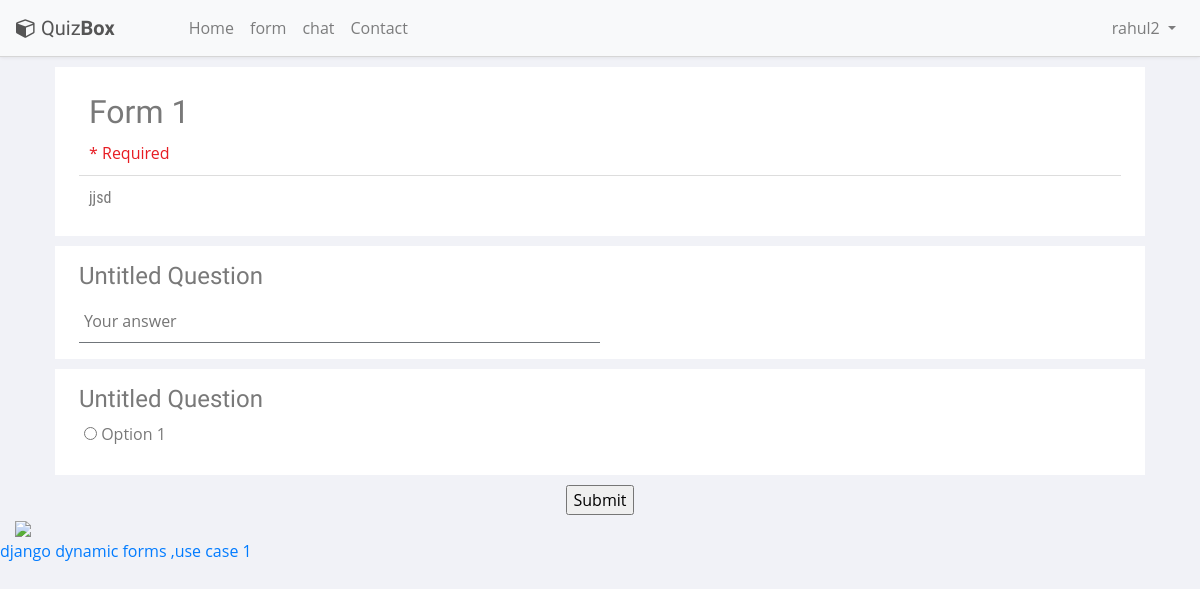
Page /7e6b59d8086f4cd8a01a1abc3fe139/view_exam (signed in) on the committed database.
### forms/models.py (models this page shows)
class Exam(models.Model):
    uuid = models.CharField(max_length=30)
    title = models.CharField(max_length=100)
    desc = models.CharField(max_length=300)
    owner = models.ForeignKey(User,on_delete=models.CASCADE,related_name="owner")
    email = models.EmailField(null=True)
    questions = models.ManyToManyField(Question, related_name="questions")
    is_publish = models.BooleanField(default=False)
    view_score = models.BooleanField(default=False)
    createdAt = models.DateTimeField(auto_now_add=True)
    updatedAt = models.DateTimeField(auto_now=True)

class Question(models.Model):
    ques = models.CharField(max_length=1000)
    req = models.BooleanField(default=False)
    key = models.CharField(max_length=1000,null=True)
    q_type = models.CharField(max_length=30)
    options = models.ManyToManyField(Options,related_name="options")
    points = models.IntegerField(null=True)

class Options(models.Model):
    optn = models.CharField(max_length=1000)
    is_correct = models.BooleanField(default=False)

### forms/views.py (the view)
# urls.py: path('<str:id>/view_exam',views.view_exam,name='view_exam'),
def view_exam(request,id):
    form = Exam.objects.filter(uuid=id)
    print("here is the error")
    if form.count() == 0:
        return HttpResponse("exam form not found")
    else:
        form = form[0]
    return render(request,"view_exam.html",context={"form":form})

### templates/view_exam.html (shortened to what this page needs)
{% extends "base.html" %}
{% load static %}
{% block script %}
<link rel="stylesheet" href="{% static 'css/form_style.css' %}">
{% endblock %}
{% block content %}
<div class="container-fluid">
    <form action="{% url 'submit_exam' form.uuid %}" class="container" method="POST" autocomplete="off">
        <div class="margin-top-bottom box question-box">
            <div class="form-title-box">
                <h1 class="form-title txtClr">{{form.title}}</h1>
                <p class="required-info">* Required</p>
            </div>
            <div class="form-description txtClr">{{form.desc}}</div>
        </div>
        {% for question in form.questions.all %}
        <div class="margin-top-bottom box question-box">
            <h1 class="question-title txtClr">{{question.ques}} {% if question.req %}<span class="require-star">*</span>{% endif %}</h1>
            {% if question.q_type == "sa" %}
                <input type="text" name="{{question.id}}" class="short-answer textarea-adjust" placeholder = "Your answer" {% if question.req %} required {% endif %}>
                {% elif question.q_type == "la" %}
                <textarea name="{{question.id}}" placeholder="Your answer" class="long-answer textarea-adjust" {% if question.req %} required {% endif %}></textarea>
                {% elif question.q_type == "mcq" %}
                {% for choice in question.options.all %}
                <div class="multiple-choice">
                    <input type="radio" name="{{question.id}}" id="{{choice.id}}" {% if question.req %} required {% endif %} value="{{choice.id}}">
                    <label for="{{choice.id}}" class="txtClr">{{choice.optn}}</label>
                </div>
                {% endfor %}
            {% endif %}
        </div>
        {% endfor %}
        <div class="text-center">
            <input type="submit" value="Submit">
          </div>
    </form>
    <img src="{% url 'video' %}" width="50%">
</div>
{% endblock %}

### templates/base.html (shortened to what this page needs)
{% load static %}
<!DOCTYPE html>
<html lang="en">
<head>
<link rel="stylesheet" href="https://stackpath.bootstrapcdn.com/bootstrap/4.5.0/css/bootstrap.min.css">
<link rel="stylesheet" href="https://maxcdn.bootstrapcdn.com/font-awesome/4.7.0/css/font-awesome.min.css">
<link rel="stylesheet" href="{% static 'css/navbar.css' %}">
<link rel="stylesheet" href="{% static 'css/style.css' %}">
<link rel="stylesheet" href="{% static 'css/profile.css' %}">
{% block script %}{% endblock %}
</head>
<body>
<nav class="navbar navbar-expand-xl navbar-light bg-light">
	<a href="#" class="navbar-brand"><i class="fa fa-cube"></i>Quiz<b>Box</b></a>
	<div id="navbarCollapse" class="collapse navbar-collapse justify-content-start">
		<div class="navbar-nav">
			<a href="/" class="nav-item nav-link active">Home</a>
			<a href="{% url 'form' %}" class="nav-item nav-link">form</a>
			<a href="#" class="nav-item nav-link">chat</a>
			<a href="#" class="nav-item nav-link">Contact</a>
		</div>
		<div class="navbar-nav ml-auto">
            {% if user.is_authenticated %}
            <div class="nav-item dropdown user">
				<a href="#" data-toggle="dropdown" class="nav-link dropdown-toggle user-action">{{user.username}} <b class="caret"></b></a>
			</div>
            {% else %}
            <a href="login" class="nav-item nav-link">Login</a>
            <a href="register" class="nav-item nav-link">Register</a>
            {% endif %}
		</div>
	</div>
</nav>
{% block content %}{% endblock %}
<a href="https://github.com/taranjeet/django-library-app">django dynamic forms ,use case 1</a>
</body>
</html>

### static/css/navbar.css (style rules this page uses)
body { background: #eeeeee; }
.navbar { background: #fff; padding-left: 16px; padding-right: 16px; border-bottom: 1px solid #d6d6d6; box-shadow: 0 0 4px rgba(0,0,0,.1); }
.navbar .navbar-brand { color: #555; padding-left: 0; padding-right: 50px; font-family: 'Merienda One', sans-serif; }
.navbar .navbar-brand i { font-size: 20px; margin-right: 5px; }

### static/css/style.css (style rules this page uses)
.box { background-color: #f8f9fa; margin: 10px 10px; padding: 1rem 1.5rem; }

### static/css/profile.css (style rules this page uses)
body { color: #797979; background: #f1f2f7; font-family: 'Open Sans', sans-serif; padding: 0px !important; margin: 0px !important; font-size: 13px; text-rendering: optimizeLegibility; -webkit-font-smoothing: antialiased; -moz-font-smoothing: antialiased; }

### static/css/form_style.css (style rules this page uses)
body { scroll-behavior: smooth; font-size: medium; }
.nav-link { color: #000; text-decoration: none; }
.question-box { background-color: #FFF; }
.form-title { font-size: 2rem; font-family: "Google Sans"; font-weight: normal; margin: 10px; width: -webkit-fill-available; width: -moz-available; }
.form-description { font-size: 1rem; font-family: "Roboto Condensed"; margin: 10px; width: -webkit-fill-available; width: -moz-available; }
.form-title-box { border-bottom: 1px solid #ddd; }
.question-title { font-family: "Google Sans"; font-size: 1.3rem; font-weight: normal; }
.question-title { font-family: "Google Sans"; font-size: 1.5rem; width: 65%; }
.short-answer { width: 50%; border: none; padding: 5px; border-bottom: 1px solid #70757a; }
.multiple-choice { width: 100%; margin: 5px; }
.required-info { color: #E71C23; margin: 10px; }
.question-title { font-family: "Google Sans"; font-size: 1.5rem; }

### rows in the picture
Exam: title "Form 1", desc "jjsd"
Question: ques "Untitled Question"
Question: ques "Untitled Question", req "☐ Option 1"
Options: optn "Option 1"

### other values in the picture
{{ user.username }} "rahul2"
